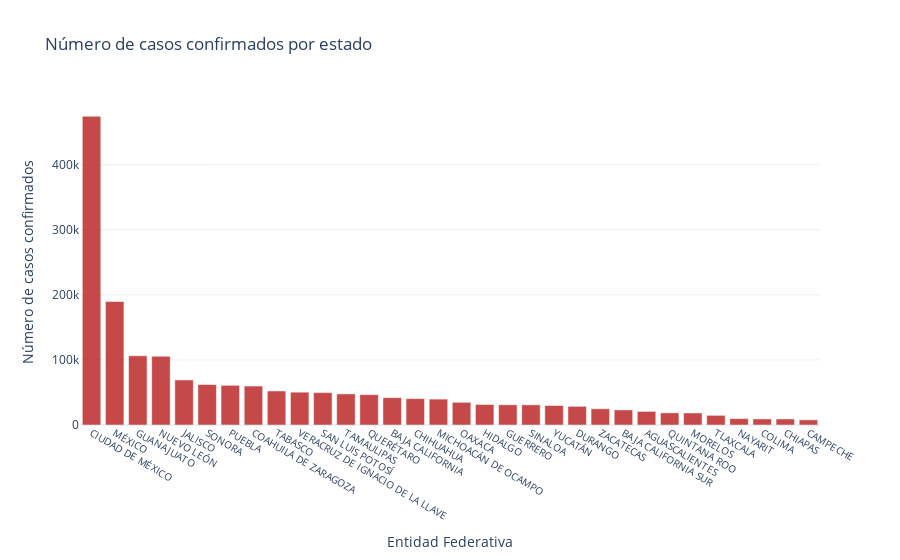

Source (notebook cell):
### Code cell
# Bar plot of the confirmed cases by state
confirmados_por_entidad.sort_values("Casos confirmados", ascending = False, inplace = True ) # Ordenando por número de casos de forma descendente 
fig_bar_edo = px.bar( x = confirmados_por_entidad["ENTIDAD_FEDERATIVA"], y = confirmados_por_entidad["Casos confirmados"],
                        labels = dict(x = "Entidad Federativa", y = "Número de casos confirmados"), title = "Número de casos confirmados por estado")


fig_bar_edo.update_xaxes(type='category', tickfont=dict(size = 10))
fig_bar_edo.update_traces(marker = dict(color = "#b71c1c"), opacity = 0.8)
fig_bar_edo.show()

### Figure 1 — Plotly figure (JSON) as saved in the notebook; plotly's stock layout.template omitted (floating-point values rounded to 4 significant figures)
{"data": [{"alignmentgroup": "True", "hovertemplate": "Entidad Federativa=%{x}<br>Número de casos confirmados=%{y}<extra></extra>", "legendgroup": "", "marker": {"color": "#b71c1c"}, "name": "", "offsetgroup": "", "opacity": 0.8, "orientation": "v", "showlegend": false, "textposition": "auto", "type": "bar", "x": ["CIUDAD DE MÉXICO", "MÉXICO", "GUANAJUATO", "NUEVO LEÓN", "JALISCO", "SONORA", "PUEBLA", "COAHUILA DE ZARAGOZA", "TABASCO", "VERACRUZ DE IGNACIO DE LA LLAVE", "SAN LUIS POTOSÍ", "TAMAULIPAS", "QUERÉTARO", "BAJA CALIFORNIA", "CHIHUAHUA", "MICHOACÁN DE OCAMPO", "OAXACA", "HIDALGO", "GUERRERO", "SINALOA", "YUCATÁN", "DURANGO", "ZACATECAS", "BAJA CALIFORNIA SUR", "AGUASCALIENTES", "QUINTANA ROO", "MORELOS", "TLAXCALA", "NAYARIT", "COLIMA", "CHIAPAS", "CAMPECHE"], "xaxis": "x", "y": [474355, 189751, 106371, 105584, 69201, 62177, 60966, 59862, 52269, 50434, 49752, 47770, 46622, 41983, 40550, 39792, 34853, 31548, 31103, 30989, 29952, 28669, 24931, 23134, 20873, 18662, 18482, 14823, 9882, 9356, 9279, 7918], "yaxis": "y"}], "layout": {"barmode": "relative", "legend": {"tracegroupgap": 0}, "title": {"text": "Número de casos confirmados por estado"}, "xaxis": {"anchor": "y", "domain": [0, 1], "tickfont": {"size": 10}, "title": {"text": "Entidad Federativa"}, "type": "category"}, "yaxis": {"anchor": "x", "domain": [0, 1], "title": {"text": "Número de casos confirmados"}}}}
